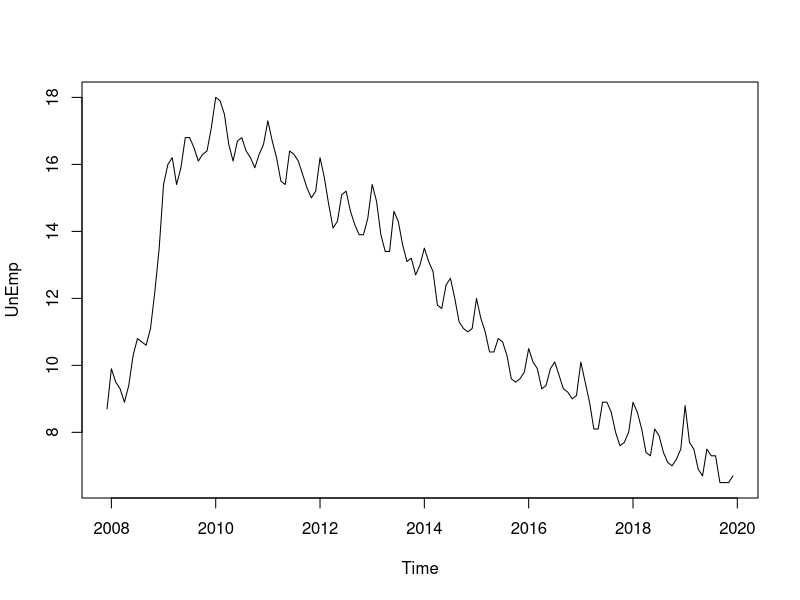
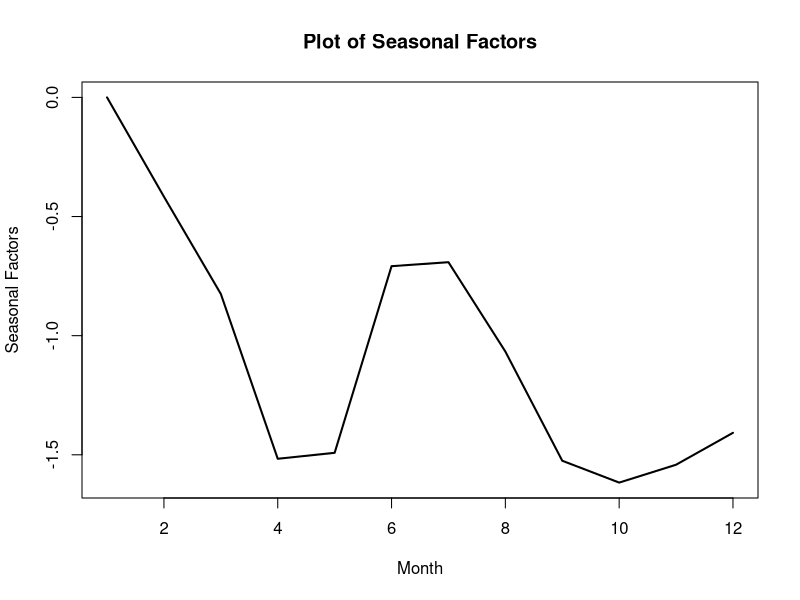
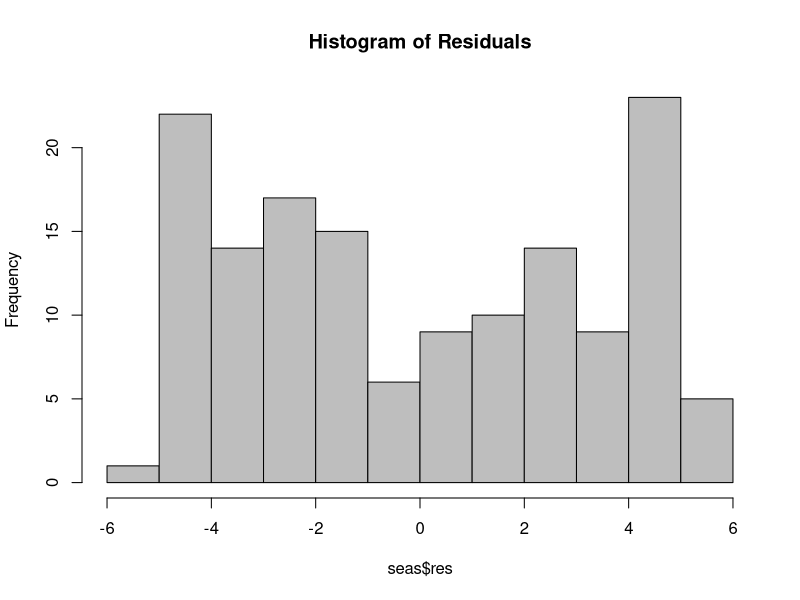
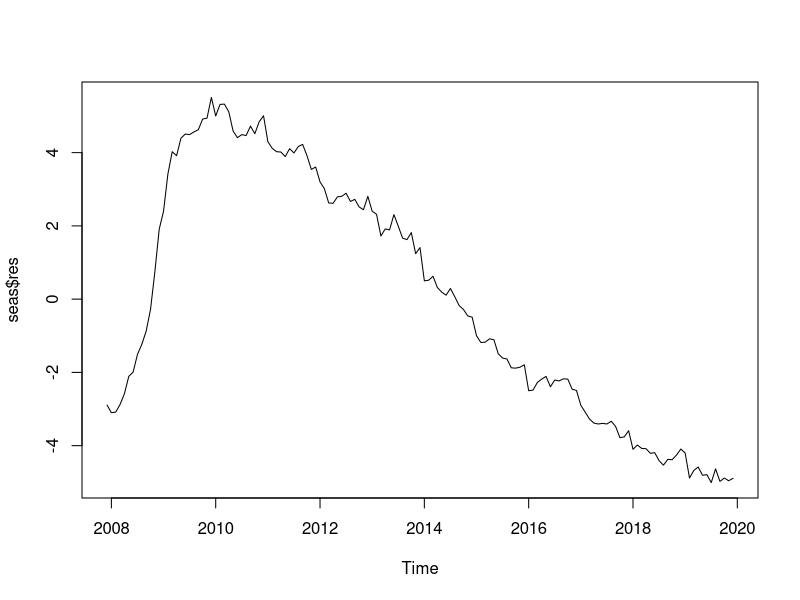
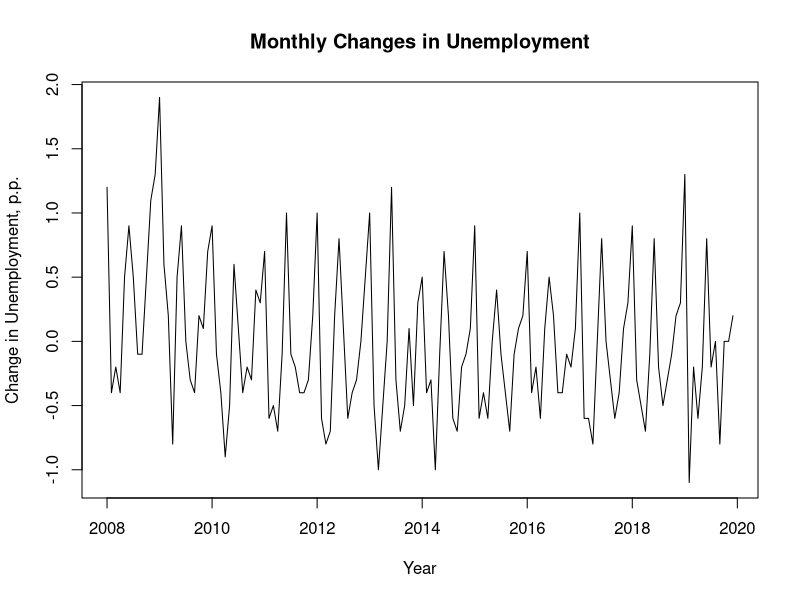
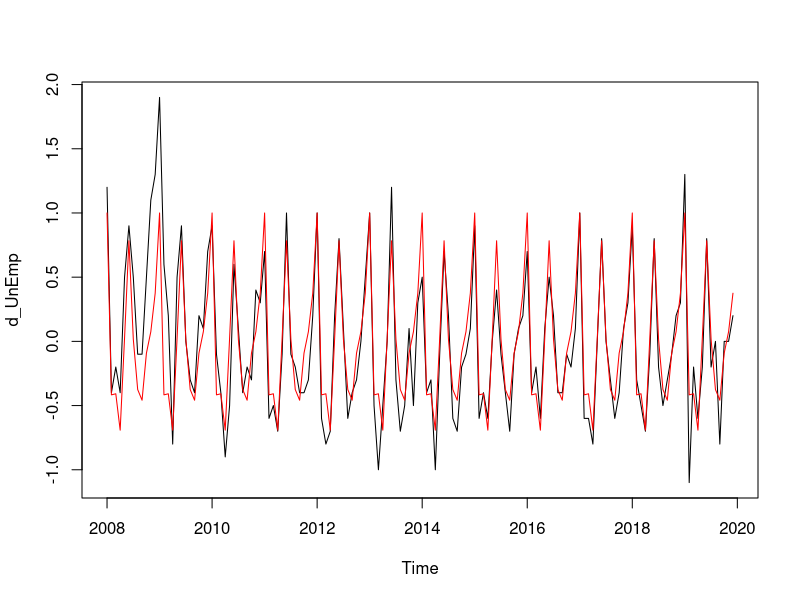
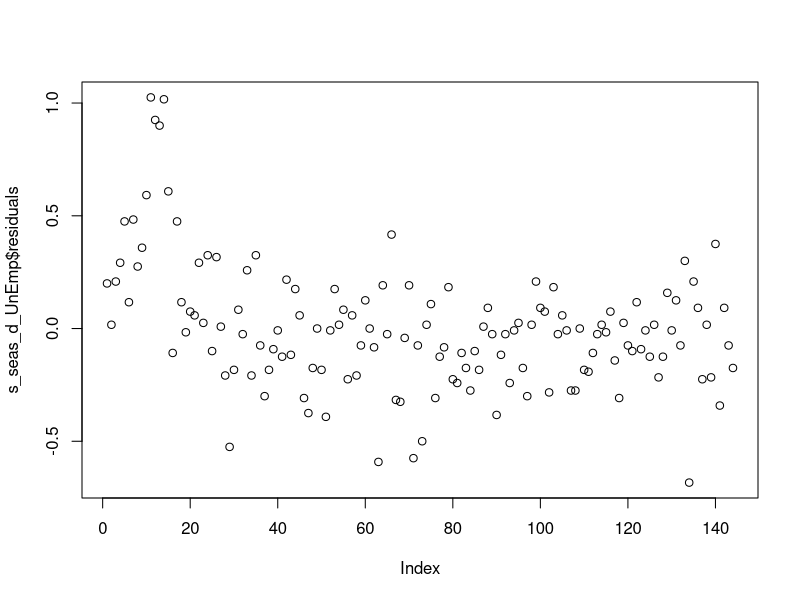
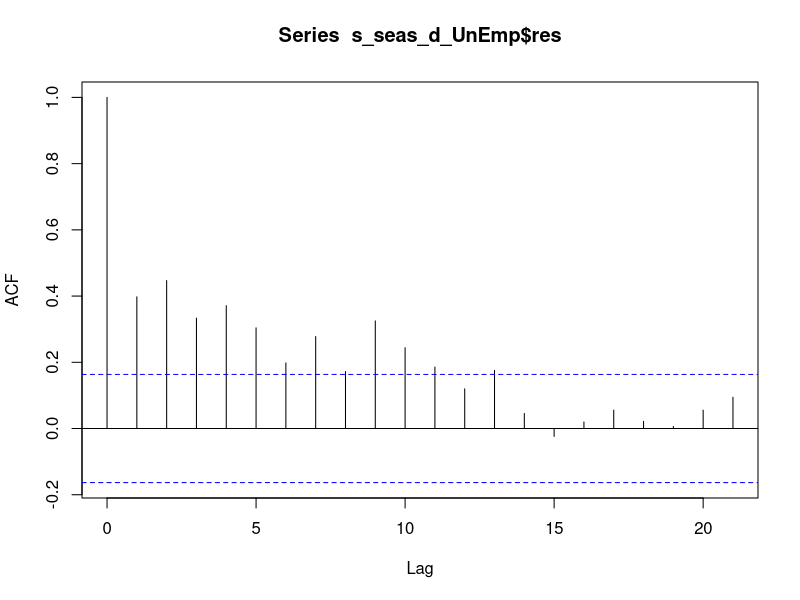

Source code (R) for these figures, in order:
## ---- chunk 1
suppressPackageStartupMessages(library(forecast)) # silently adds library
library(stats)
rm(list=ls()) # removes previous variables
## ---- chunk 2
csv<-read.csv('rawdata.csv', header = TRUE)
names(csv)=c('date','unemp')
head(csv)
## ---- chunk 3
head(csv[-(1:167),])
## ---- chunk 4
UnEmp=ts(csv$unemp[-(1:167)],start=c(2007,12),freq=12)
plot(UnEmp)
## ---- chunk 5
seas=tslm(UnEmp~season) # linear regress on seasonal indicators
(s_seas=summary(seas)) # regression summary
## ---- chunk 6
seas_factors=seas$coef # copy the regression coefs over
seas_factors[1]=0 # zero the value of the intercept
names(seas_factors)[1]='season1' # rename (Intercept) to season1
seas_factor=seas_factors-mean(seas_factors)

plot(seas_factors, type='l', lwd=2,
     xlab="Month", ylab='Seasonal Factors',
     main="Plot of Seasonal Factors")

## ---- chunk 7
hist(seas$res,main='Histogram of Residuals',col='grey')
plot(seas$res)

## ---- chunk 8
d_UnEmp=UnEmp-lag(UnEmp,-1)
plot(d_UnEmp,
     xlab='Year',
     ylab='Change in Unemployment, p.p.',
     main='Monthly Changes in Unemployment')
## ---- chunk 9
seas_d_UnEmp=tslm(d_UnEmp~season)
s_seas_d_UnEmp=summary(seas_d_UnEmp)
plot(d_UnEmp)
lines(seas_d_UnEmp$fitted.values,col='red')
plot(s_seas_d_UnEmp$residuals)
## ---- chunk 10
acf(s_seas_d_UnEmp$res)
pacf(s_seas_d_UnEmp$res)
## ---- chunk 11
dd_UnEmp=d_UnEmp-lag(d_UnEmp,-1)
plot(dd_UnEmp,main = "Second difference in unemployment")
## ---- chunk 12
adj_t=time(UnEmp)-2008
nltrend=nls(UnEmp~a*exp(-k*adj_t)+b*adj_t+c*adj_t**2+f,
    start=c(a=-10,k=1,b=-1,c=0,f=20))
s_nltrend=summary(nltrend)
print(s_nltrend)
# residual plot
plot(s_nltrend$res,type='l')

trend_res=ts(s_nltrend$res,start=c(2007,12),freq=12)
trend_fitted=UnEmp-trend_res

plot(UnEmp)
lines(trend_fitted,col='red')

# seasonal model on the residuals of trend
seas_on_res=tslm(trend_res~season)
s_seas_on_res=summary(seas_on_res)
print(s_seas_on_res)

# residuals of seasonal model
plot(s_seas_on_res$res)


plot(UnEmp)
lines(trend_fitted+seas_on_res$fitted.values,col='red')
